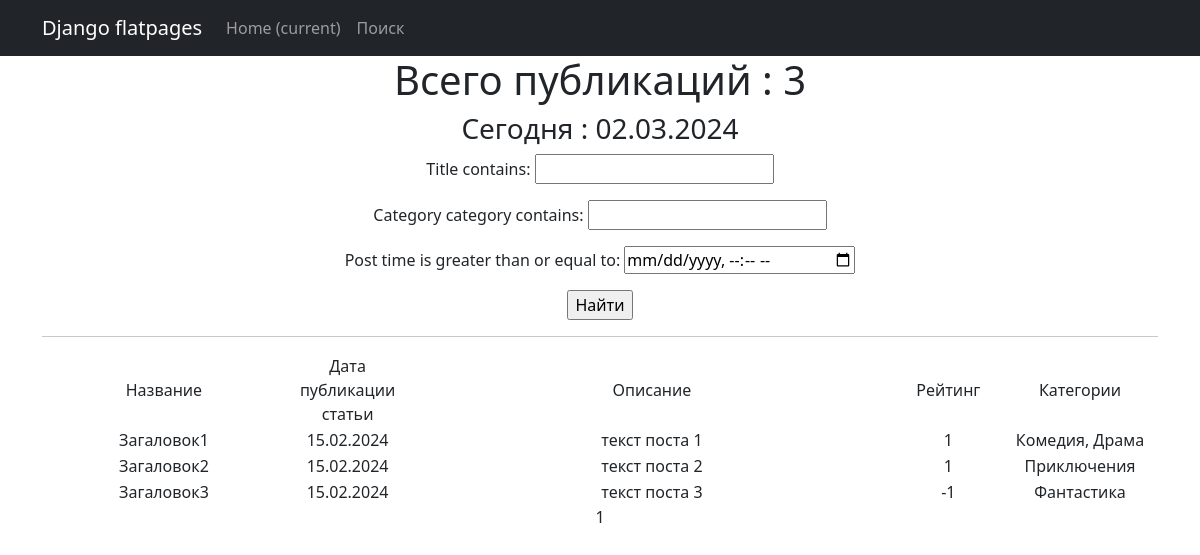
Page /home/search/ on the earlier database version.
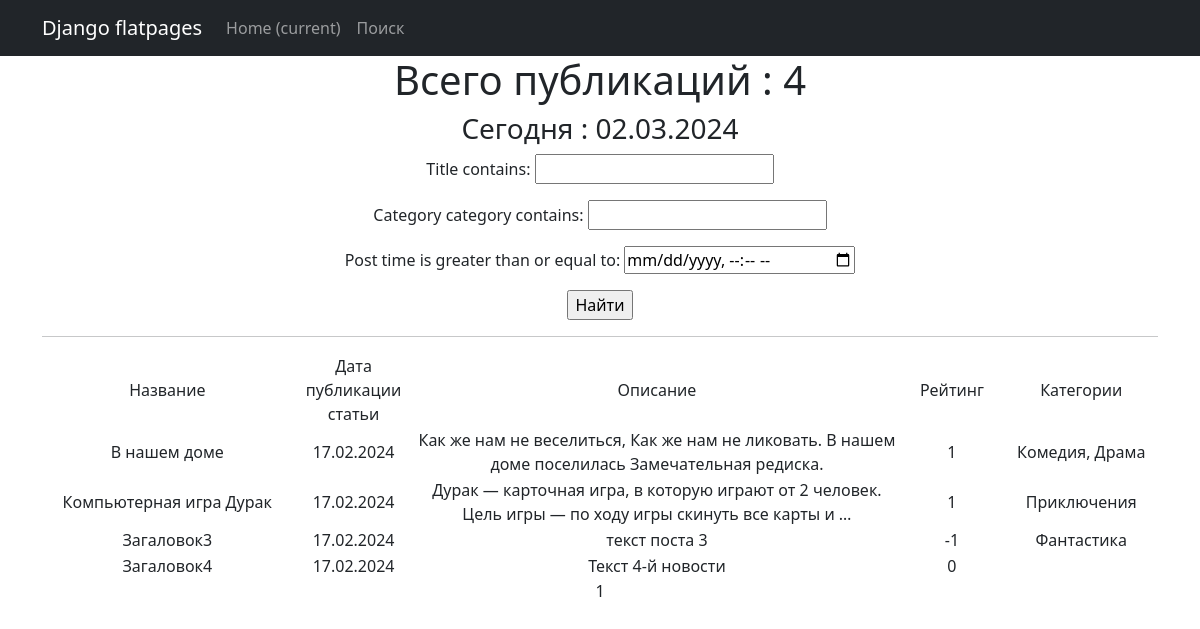
Same page on the later database version.
### news/models.py (models this page shows, shortened)
class Post(models.Model):  # Посты с связями один ко многим с авторами и многие с многим с жанрами
    art = 'AT'
    news = 'NS'
    POSITION = [
        (art, 'Статья'),
        (news, 'Новость'),
    ]
    author = models.ForeignKey(Author, on_delete=models.CASCADE, related_name='posts')
    post_type = models.CharField(max_length=2, choices=POSITION, default=art)
    post_time = models.DateTimeField(auto_now_add=True)
    category = models.ManyToManyField(Category, through='PostCategory')
    title = models.CharField(max_length=255, default='Загаловок')
    text = models.TextField(default='Текст')
    rating = models.IntegerField(default=0)

class Category(models.Model):  # Жанры
    category = models.CharField(max_length=255, unique=True)
    def __str__(self):
        return self.category.title()

### news/views.py (the view)
# urls.py: path('search/', MyViev.as_view(), name='post_list_fil'),
class MyViev(ListView):
    model = Post
    template_name = 'post_search.html'
    context_object_name = 'posts'
    paginate_by = 10
    def get_queryset(self):
        queryset = super().get_queryset()
        self.filterset =PostFilter(self.request.GET, queryset)
        return self.filterset.qs
    def get_context_data(self, **kwargs):
        context = super().get_context_data(**kwargs)
        context['time_now'] = datetime.utcnow()
        context['filterset'] = self.filterset
        return context

### templates/post_search.html (shortened to what this page needs)
{% extends 'flatpages/default.html' %}
{% load custom_filters %}
{% load custom_tags %}
{% block content %}
   <h1>Всего публикаций : {{posts|length}}</h1>
   <h3>Сегодня : {{ time_now|date:'d.m.Y' }} </h3>
   <form action="" method="get">
       {{ filterset.form.as_p }}
       <input type="submit" value="Найти" />
   </form>
   <hr>
       {% if posts %}
       <table>
           <tr>
               <td width="400">Название</td>
               <td width="150">Дата публикации статьи</td>
               <td width="900">Описание</td>
               <td width="150">Рейтинг</td>
               <td width="200">Категории</td>
           </tr>
           {% for post in posts %}
           <tr>
               <td>{{ post.title }}</td>
               <td>{{ post.post_time|date:'d.m.Y' }}</td>
               <td>{{ post.text|truncatewords:20 }}</td>
               <td>{{ post.rating }}</td>
               <td>{{ post.category.all|join:", " }}</td>
           </tr>
           {% endfor %}
        </table>
       {% else %}
       <h2>Новостей нет!</h2>
       {% endif %}
   {{ page_obj.number }}
{% endblock content %}

Differences in the rows shown:
changed Post "Комедия, Драма": title "Загаловок1" → "В нашем доме"; post_time "15.02.2024" → "17.02.2024"; text "текст поста 1" → "Как же нам не веселиться, Как же нам не ликовать. В нашем доме поселилась Замечательная редиска."
changed Post "Приключения": title "Загаловок2" → "Компьютерная игра Дурак"; post_time "15.02.2024" → "17.02.2024"; text "текст поста 2" → "Дурак — карточная игра, в которую играют от 2 человек. Цель игры — по ходу игры скинуть все карты и …"
changed Post "Загаловок3": post_time "15.02.2024" → "17.02.2024"
added Post: title "Загаловок4", post_time "17.02.2024", text "Текст 4-й новости", rating "0"
Other differences:
{{ posts|length }}: "3" → "4"
